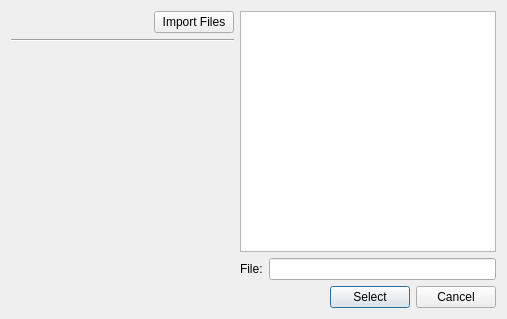
<?xml version="1.0" encoding="UTF-8"?>
<ui version="4.0">
 <class>GameFileDialog</class>
 <widget class="QWidget" name="GameFileDialog">
  <property name="geometry">
   <rect>
    <x>0</x>
    <y>0</y>
    <width>507</width>
    <height>319</height>
   </rect>
  </property>
  <property name="windowTitle">
   <string>Select File</string>
  </property>
  <layout class="QVBoxLayout" name="verticalLayout_3">
   <item>
    <layout class="QHBoxLayout" name="horizontalLayout_3">
     <item>
      <layout class="QVBoxLayout" name="verticalLayout_2">
       <item>
        <layout class="QHBoxLayout" name="horizontalLayout_2">
         <item>
          <spacer name="horizontalSpacer_2">
           <property name="orientation">
            <enum>Qt::Horizontal</enum>
           </property>
           <property name="sizeHint" stdset="0">
            <size>
             <width>40</width>
             <height>20</height>
            </size>
           </property>
          </spacer>
         </item>
         <item>
          <widget class="QPushButton" name="pb_Import">
           <property name="text">
            <string>Import Files</string>
           </property>
          </widget>
         </item>
        </layout>
       </item>
       <item>
        <widget class="Line" name="line">
         <property name="orientation">
          <enum>Qt::Horizontal</enum>
         </property>
        </widget>
       </item>
       <item>
        <widget class="QWidget" name="previewWidget" native="true">
         <property name="sizePolicy">
          <sizepolicy hsizetype="MinimumExpanding" vsizetype="MinimumExpanding">
           <horstretch>0</horstretch>
           <verstretch>0</verstretch>
          </sizepolicy>
         </property>
         <layout class="QVBoxLayout" name="previewLayout"/>
        </widget>
       </item>
      </layout>
     </item>
     <item>
      <layout class="QVBoxLayout" name="verticalLayout">
       <item>
        <widget class="QListWidget" name="lw_existingFiles">
         <property name="verticalScrollBarPolicy">
          <enum>Qt::ScrollBarAlwaysOff</enum>
         </property>
         <property name="horizontalScrollBarPolicy">
          <enum>Qt::ScrollBarAsNeeded</enum>
         </property>
         <property name="editTriggers">
          <set>QAbstractItemView::NoEditTriggers</set>
         </property>
         <property name="flow">
          <enum>QListView::TopToBottom</enum>
         </property>
         <property name="isWrapping" stdset="0">
          <bool>true</bool>
         </property>
        </widget>
       </item>
       <item>
        <layout class="QHBoxLayout" name="horizontalLayout_4">
         <item>
          <widget class="QLabel" name="label">
           <property name="text">
            <string>File:</string>
           </property>
          </widget>
         </item>
         <item>
          <widget class="QLineEdit" name="le_selectedFile"/>
         </item>
        </layout>
       </item>
       <item>
        <layout class="QHBoxLayout" name="horizontalLayout">
         <item>
          <spacer name="horizontalSpacer">
           <property name="orientation">
            <enum>Qt::Horizontal</enum>
           </property>
           <property name="sizeHint" stdset="0">
            <size>
             <width>40</width>
             <height>20</height>
            </size>
           </property>
          </spacer>
         </item>
         <item>
          <widget class="QPushButton" name="Accept">
           <property name="text">
            <string>Select</string>
           </property>
           <property name="default">
            <bool>true</bool>
           </property>
          </widget>
         </item>
         <item>
          <widget class="QPushButton" name="Cancel">
           <property name="text">
            <string>Cancel</string>
           </property>
          </widget>
         </item>
        </layout>
       </item>
      </layout>
     </item>
    </layout>
   </item>
  </layout>
 </widget>
 <resources/>
 <connections/>
</ui>
